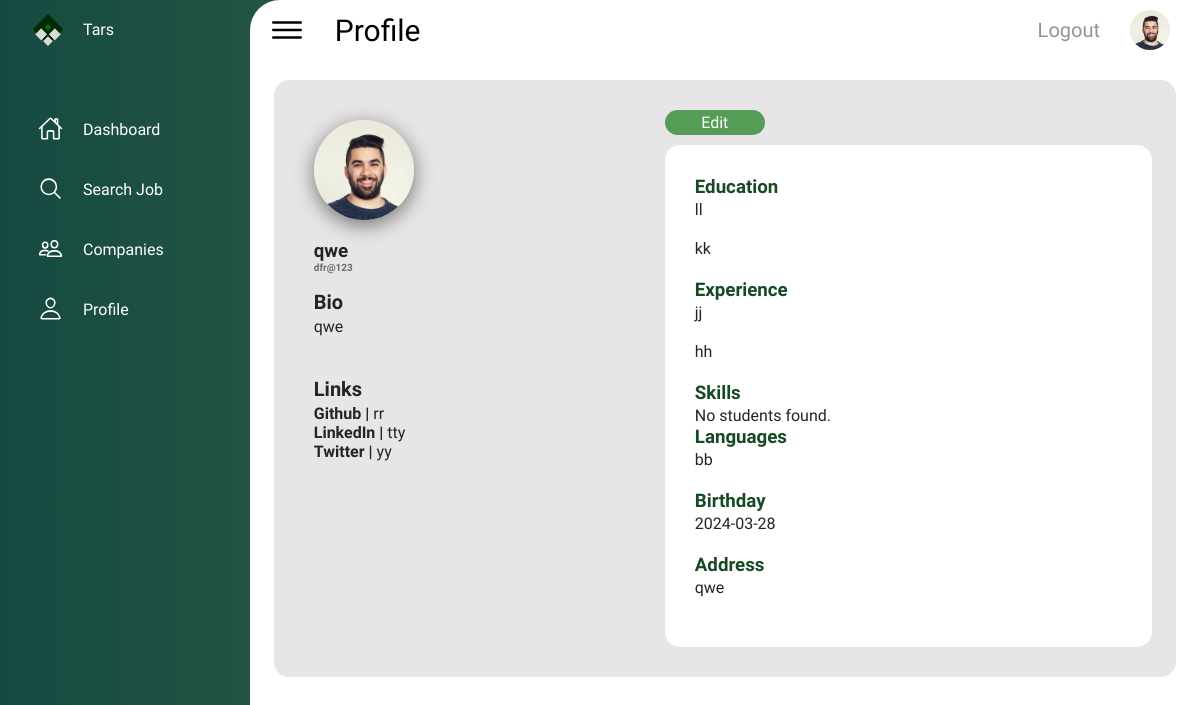
Screenshot of /student/student_profile.php (signed in) with the database file from the repository.
### tables this page shows
CREATE TABLE `student_info` (
  `id` int(255) NOT NULL,
  `uocindex` varchar(255) NOT NULL,
  `email` varchar(255) NOT NULL,
  `password` varchar(255) NOT NULL,
  `fullname` varchar(255) NOT NULL,
  `nameinitials` varchar(255) NOT NULL,
  `bio` varchar(255) NOT NULL,
  `dob` varchar(255) NOT NULL,
  `address` varchar(255) NOT NULL,
  `city` varchar(100) NOT NULL,
  `zipcode` int(100) NOT NULL,
  `github` varchar(255) NOT NULL,
  `linkedin` varchar(255) NOT NULL,
  `portfolio` varchar(255) NOT NULL
);

CREATE TABLE `education_info` (
  `id` int(100) NOT NULL,
  `institution` varchar(255) NOT NULL,
  `sdate` varchar(255) NOT NULL,
  `edate` varchar(255) NOT NULL,
  `std_id` varchar(255) NOT NULL
);

CREATE TABLE `experience_info` (
  `id` int(100) NOT NULL,
  `experience` varchar(255) NOT NULL,
  `sdate` varchar(255) NOT NULL,
  `edate` varchar(255) NOT NULL,
  `std_id` varchar(255) NOT NULL
);

CREATE TABLE `language_info` (
  `id` int(100) NOT NULL,
  `language` varchar(255) NOT NULL,
  `std_id` varchar(255) NOT NULL
);

### student/student_profile.php (the view, shortened to what this page needs)
<?php
$uocindex = $_SESSION['id'];
?>
<!DOCTYPE html>
<html lang="en">
<head>
    <link rel="stylesheet" href="../lib/style/student_dash.css">
</head>
<body>
    <div class="container">
        <div class="navigation">
            <ul>
                <li>
                    <a href="#" class="logo">
                        <span class="icon">
                            <img src="../images/logo.png" alt="">
                        </span>
                        <span class="title">Tars</span>
                    </a>
                </li>
                <li>
                    <a href="../Student/student_dashboard.php">
                        <span class="nav-icon">
                            <ion-icon name="home-outline"></ion-icon>
                        </span>
                        <span class="title">Dashboard</span>
                    </a>
                </li>
                <li>
                    <a href="../Student/student_search_job.php">
                        <span class="nav-icon">
                            <ion-icon name="search-outline"></ion-icon>
                        </span>
                        <span class="title">Search Job</span>
                    </a>
                </li>
                <li>
                    <a href="../Student/student_companies.php">
                        <span class="nav-icon">
                            <ion-icon name="people-outline"></ion-icon>
                        </span>
                        <span class="title">Companies</span>
                    </a>
                </li>
                <li>
                    <a href="./student_profile.php">
                        <span class="nav-icon">
                            <ion-icon name="person-outline"></ion-icon>
                        </span>
                        <span class="title">Profile</span>
                    </a>
                </li>
            </ul>
        </div>
        <div class="main">
            <div class="topbar">
                <div class="toggle">
                    <ion-icon name="menu-outline"></ion-icon>
                </div>
                <div class="topic">
                    Profile
                </div>
                <div class="sec-1">
                    <div class="logout">
                        <a class="none" href="../login/login.php">Logout</a>
                    </div>
                    <div class="user">
                        <img src="../images/profile_photos/customer02.jpg" alt="">
                    </div>
                </div>
            </div>
            <div class="marg">
                <div class="card-sec2">
                    <div class="section1">
                        <div class="profile-card">
                            <div class="profile-pic">
                                <img src="../images/profile_photos/customer02.jpg" alt="">
                            </div>
                            <?php
                            $DATABASE_HOST = 'localhost';
                            $DATABASE_USER = 'root';
                            $DATABASE_PASS = '';
                            $DATABASE_NAME = 'tars_db';
                            $con = mysqli_connect($DATABASE_HOST, $DATABASE_USER, $DATABASE_PASS, $DATABASE_NAME);
                            $sql = "SELECT * FROM student_info WHERE uocindex = ?";
                            $stmt = $con->prepare($sql);
                            $stmt->bind_param('s', $uocindex);
                            $stmt->execute();
                            $result = $stmt->get_result();
                            if ($result && mysqli_num_rows($result) > 0) {
                                $row = $result->fetch_assoc();
                                echo '<div class="info">';
                                echo '<h3>' . $row['fullname'] . '</h3>';
                                echo '<h6>' . $row['email'] . '</h6>';
                                echo '<h5>Bio</h5>';
                                echo '<div class="bio">' . $row['bio'] . '</div>';
                                echo '<br><br>';
                                echo '<h5>Links</h5>';
                                echo '<span><b>Github |</b> <span>' . $row['github'] . '</span></span><br>';
                                echo '<span><b>LinkedIn |</b> <span>' . $row['linkedin'] . '</span></span><br>';
                                echo '<span><b>Twitter |</b> <span>' . $row['portfolio'] . '</span></span>';
                                echo '</div>';
                            } else {
                                echo "<tr><td colspan='4'>No students found.</td></tr>";
                            }
                            ?>
                        </div>
                    </div>
                    <div class="sd-form">
                        <div class="section2">
                            <a href="./student_profile_edit.php" class="none">
                                <div class="button-sec">
                                    <div>Edit</div>
                                </div>
                            </a>
                            <?php
                            $DATABASE_HOST = 'localhost';
                            $DATABASE_USER = 'root';
                            $DATABASE_PASS = '';
                            $DATABASE_NAME = 'tars_db';
                            $con = mysqli_connect($DATABASE_HOST, $DATABASE_USER, $DATABASE_PASS, $DATABASE_NAME);
                            $sql1 = "SELECT * FROM education_info WHERE std_id = ?";
                            $stmt_edu = $con->prepare($sql1);
                            $stmt_edu->bind_param('s', $uocindex);
                            $stmt_edu->execute();
                            $result_edu = $stmt_edu->get_result();
                            $sql2 = "SELECT * FROM experience_info WHERE std_id = ?";
                            $stmt_exp = $con->prepare($sql2);
                            $stmt_exp->bind_param('s', $uocindex);
                            $stmt_exp->execute();
                            $result_exp = $stmt_exp->get_result();
                            $sql3 = "SELECT * FROM skill_info WHERE std_id = ?";
                            $stmt_skill = $con->prepare($sql3);
                            $stmt_skill->bind_param('s', $uocindex);
                            $stmt_skill->execute();
                            $result_skill = $stmt_skill->get_result();
                            $sql4 = "SELECT * FROM language_info WHERE std_id = ?";
                            $stmt_lan = $con->prepare($sql4);
                            $stmt_lan->bind_param('s', $uocindex);
                            $stmt_lan->execute();
                            $result_lan = $stmt_lan->get_result();
                            echo '<div class="qual">';
                            echo '<h3>Education</h3>';
                            if ($result_edu && mysqli_num_rows($result_edu) > 0) {
                                while ($row = mysqli_fetch_assoc($result_edu)) {
                                    echo '<div>' . $row['institution'] . '</div>';
                                }
                            } else {
                                echo "<tr><td colspan='4'>No students found.</td></tr>";
                            }
                            echo '<h3>Experience</h3>';
                            if ($result_exp && mysqli_num_rows($result_exp) > 0) {
                                while ($row = mysqli_fetch_assoc($result_exp)) {
                                    echo '<div>' . $row['experience'] . '</div>';
                                }
                            } else {
                                echo "<tr><td colspan='4'>No students found.</td></tr>";
                            }
                            echo '<h3>Skills</h3>';
                            if ($result_skill && mysqli_num_rows($result_skill) > 0) {
                                while ($row = mysqli_fetch_assoc($result_skill)) {
                                    echo '<div>' . $row['skill'] . '</div>';
                                }
                            } else {
                                echo "<tr><td colspan='4'>No students found.</td></tr>";
                            }
                            echo '<h3>Languages</h3>';
                            if ($result_lan && mysqli_num_rows($result_lan) > 0) {
                                while ($row = mysqli_fetch_assoc($result_lan)) {
                                    echo '<div>' . $row['language'] . '</div>';
                                }
                            } else {
                                echo "<tr><td colspan='4'>No students found.</td></tr>";
                            }
                            $sql5 = "SELECT * FROM student_info WHERE uocindex = ?";
                            $stmt_under = $con->prepare($sql5);
                            $stmt_under->bind_param('s', $uocindex);
                            $stmt_under->execute();
                            $result_under = $stmt_under->get_result();
                            if ($result_under && mysqli_num_rows($result_under) > 0) {
                                $row = $result_under->fetch_assoc();
                                echo '<h3>Birthday</h3>';
                                echo '<div>' . $row['dob'] . '</div>';
                                echo '<h3>Address</h3>';
                                echo '<div>' . $row['address'] . '</div>';
                                echo '</div>';
                            } else {
                                echo "<tr><td colspan='4'>No students found.</td></tr>";
                            }
                            ?>
                        </div>
                    </div>
                </div>
            </div>
        </div>
    </div>
</body>
</html>

### rows the page displays
student_info: fullname "qwe", email "dfr@123", bio "qwe", github "rr", linkedin "tty", portfolio "yy", dob "2024-03-28", address "qwe"
education_info: institution "ll"
education_info: institution "kk"
experience_info: experience "jj"
experience_info: experience "hh"
language_info: language "bb"
